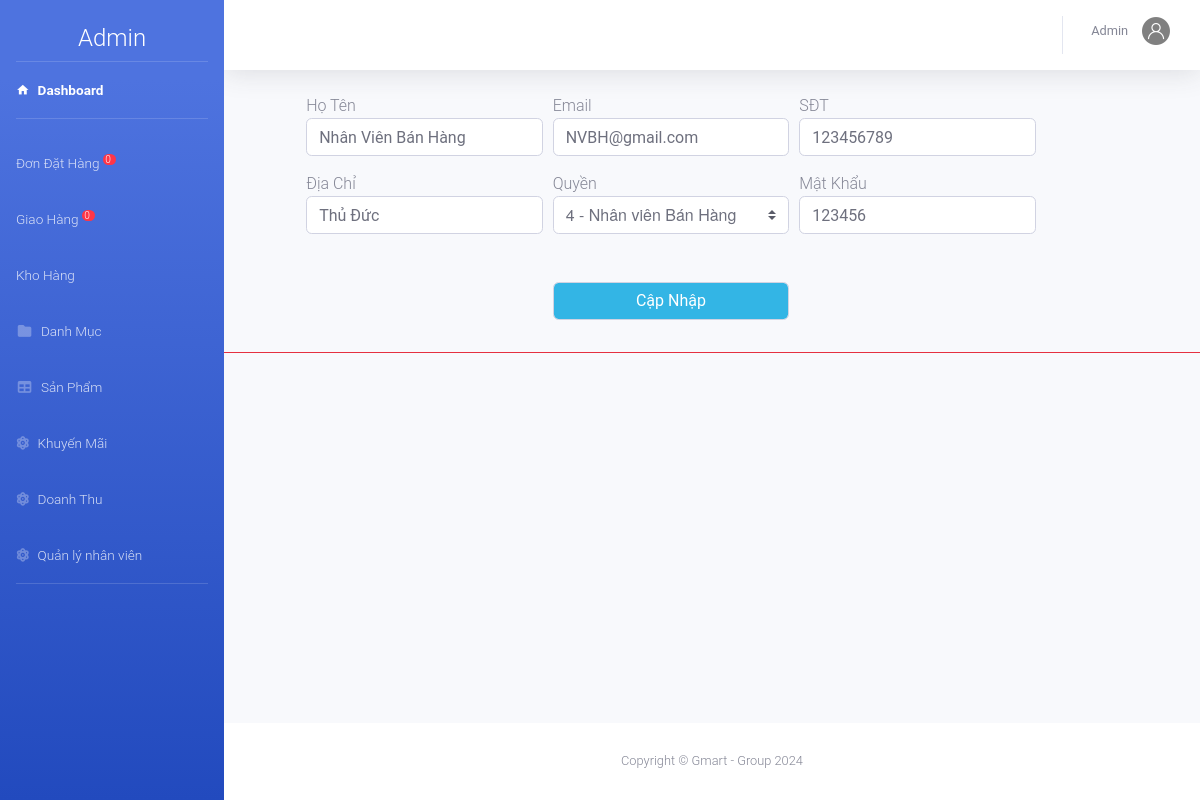
/admin/index.php?action=nhanvien&view=sua&manv=2 (signed in), run on the app's committed database.
### tables this page shows
CREATE TABLE `nhanvien` (
  `MaNV` int NOT NULL,
  `TenNV` varchar(50) NOT NULL,
  `Email` varchar(50) NOT NULL,
  `SDT` int NOT NULL,
  `DiaChi` text NOT NULL,
  `MatKhau` varchar(50) NOT NULL,
  `Quyen` int NOT NULL
);

CREATE TABLE `quyen` (
  `id` int NOT NULL,
  `Ten` varchar(100) NOT NULL,
  `MoTa` varchar(100) DEFAULT NULL
);

### admin/nhanvien/sua.php (the view, shortened to what this page needs)
<?php
    $manv=$_GET['manv'];
    $sql_sua="SELECT * FROM `nhanvien` WHERE MaNV='$manv'";
    $rs_sua=mysqli_query($conn,$sql_sua);
    $kq_sua=mysqli_fetch_array($rs_sua);
    $sql1="select *from quyen";
	$rs1=mysqli_query($conn,$sql1); ?>
  <form class="form-row " method="POST" action="nhanvien/xuly.php" enctype="multipart/form-data">
		<div class="form-group col-sm-1"></div><input hidden name="manv" value="<?php echo $kq_sua['MaNV'];?>">
	    <div class="form-group col-sm-3"><label class="m-auto" for="">Họ Tên</label>
	    	<input type="text" class="form-control" name="tennv" autofocus value="<?php echo $kq_sua['TenNV'];?>">
	    </div>
	    <div class="form-group col-sm-3"><label class="m-auto" for="">Email</label>
	    	<input type="email" class="form-control" name="email" autofocus value="<?php echo $kq_sua['Email'];?>">
	    </div>
	    <div class="form-group col-sm-3"><label class="m-auto" for="">SĐT</label>
	    	<input type="text" class="form-control" name="sdt" autofocus value="<?php echo $kq_sua['SDT'];?>">
	    </div>
		<div class="form-group col-sm-2"></div><div class="form-group col-sm-1"></div>
	    <div class="form-group col-sm-3"><label class="m-auto" for="">Địa Chỉ</label>
	    	<input type="text" class="form-control" name="dc" autofocus value="<?php echo $kq_sua['DiaChi'];?>">
	    </div>
	    <div class="form-group col-sm-3"><label class="m-auto" for="">Quyền</label>
	    	<select class="browser-default custom-select" name="q" id="">
	    		<?php while ($row=mysqli_fetch_array($rs1)) { ?>
	    		<option <?php if ($kq_sua['Quyen']==$row['id']){ echo "selected";} ?>
	    		 value="<?php echo $row['id'] ?>"><?php echo $row['id'].' - '.$row['Ten'] ?></option>}
	   <?php	} ?>
	    	</select>
	    </div>
	    <div class="form-group col-sm-3"><label class="m-auto" for="">Mật Khẩu</label>
	    	<input type="text" class="form-control" name="mk" autofocus value="<?php echo $kq_sua['MatKhau'];?>">
	    </div>
	    <div class="form-group col-sm-4"></div>
	    <div class="form-group col-sm-3"><label for="masv">&emsp;</label><input type="submit" class="form-control badge-info" name="sua" value="Cập Nhập"></div>
 </form><hr class=" badge-danger">

### data on the page
nhanvien: tennv "Nhân Viên Bán Hàng", email "NVBH@gmail.com", sdt "123456789", dc "Thủ Đức", q "4 - Nhân viên Bán Hàng", mk "123456"

### other printed values
$dem "0"
$nv['TenNV'] "Admin"
